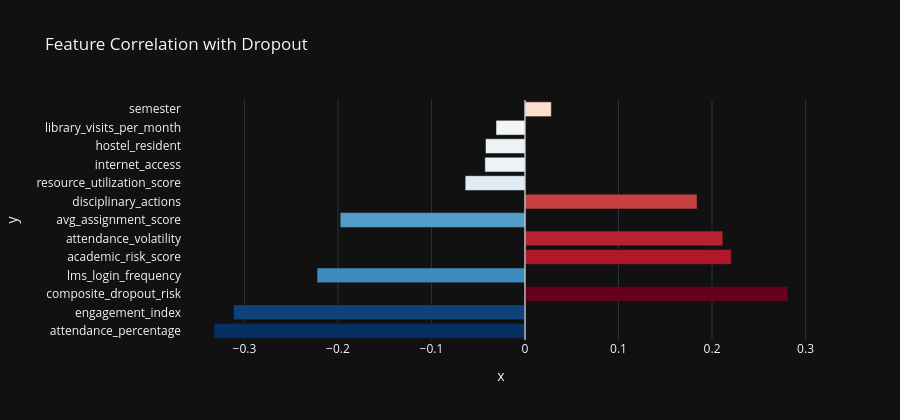

Notebook code cell kept with this figure:
### Code cell
# Top correlations with dropout
num_df = df.select_dtypes(include='number')
corr_series = num_df.corrwith(df['dropout']).drop('dropout').sort_values(key=abs, ascending=False)
fig = px.bar(x=corr_series.values, y=corr_series.index, orientation='h',
             color=corr_series.values, color_continuous_scale='RdBu_r',
             template='plotly_dark', title='Feature Correlation with Dropout')
fig.add_vline(x=0, line_color='white', line_width=1)
fig.update_layout(height=420, coloraxis_showscale=False)
fig.show()

### Figure 1 — Plotly figure (JSON) as saved in the notebook; plotly's stock layout.template omitted (floating-point values rounded to 4 significant figures)
{"data": [{"alignmentgroup": "True", "hovertemplate": "x=%{x}<br>y=%{y}<br>color=%{marker.color}<extra></extra>", "legendgroup": "", "marker": {"color": [-0.3326, -0.3116, 0.2813, -0.2223, 0.2206, 0.2115, -0.1977, 0.184, -0.06398, -0.04292, -0.04224, -0.03097, 0.02817], "coloraxis": "coloraxis", "pattern": {"shape": ""}}, "name": "", "offsetgroup": "", "orientation": "h", "showlegend": false, "textposition": "auto", "type": "bar", "x": [-0.3326, -0.3116, 0.2813, -0.2223, 0.2206, 0.2115, -0.1977, 0.184, -0.06398, -0.04292, -0.04224, -0.03097, 0.02817], "xaxis": "x", "y": ["attendance_percentage", "engagement_index", "composite_dropout_risk", "lms_login_frequency", "academic_risk_score", "attendance_volatility", "avg_assignment_score", "disciplinary_actions", "resource_utilization_score", "internet_access", "hostel_resident", "library_visits_per_month", "semester"], "yaxis": "y"}], "layout": {"barmode": "relative", "coloraxis": {"colorbar": {"title": {"text": "color"}}, "colorscale": [[0, "rgb(5,48,97)"], [0.1, "rgb(33,102,172)"], [0.2, "rgb(67,147,195)"], [0.3, "rgb(146,197,222)"], [0.4, "rgb(209,229,240)"], [0.5, "rgb(247,247,247)"], [0.6, "rgb(253,219,199)"], [0.7, "rgb(244,165,130)"], [0.8, "rgb(214,96,77)"], [0.9, "rgb(178,24,43)"], [1, "rgb(103,0,31)"]], "showscale": false}, "height": 420, "legend": {"tracegroupgap": 0}, "shapes": [{"line": {"color": "white", "width": 1}, "type": "line", "x0": 0, "x1": 0, "xref": "x", "y0": 0, "y1": 1, "yref": "y domain"}], "title": {"text": "Feature Correlation with Dropout"}, "xaxis": {"anchor": "y", "domain": [0, 1], "title": {"text": "x"}}, "yaxis": {"anchor": "x", "domain": [0, 1], "title": {"text": "y"}}}}
